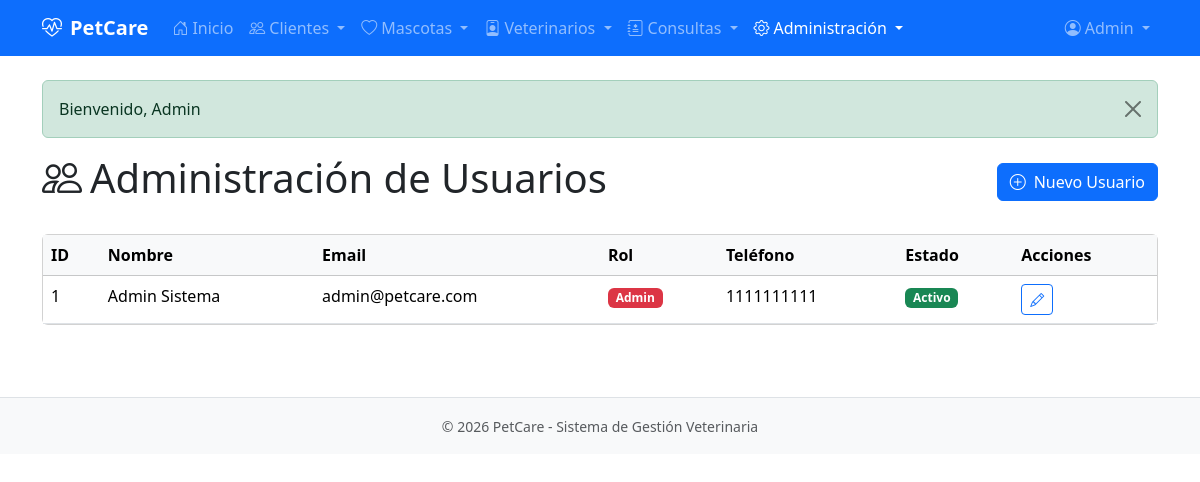
The app's page /pages/admin/usuarios.php (signed in) with its own data.
### tables this page shows
CREATE TABLE usuarios (
    id_usuario INT AUTO_INCREMENT PRIMARY KEY,
    nombre VARCHAR(50) NOT NULL,
    apellido VARCHAR(50) NOT NULL,
    email VARCHAR(100) NOT NULL UNIQUE,
    password VARCHAR(255) NOT NULL,
    telefono VARCHAR(20),
    id_rol INT NOT NULL DEFAULT 3,
    activo TINYINT(1) NOT NULL DEFAULT 1,
    fecha_registro TIMESTAMP DEFAULT CURRENT_TIMESTAMP,
    CONSTRAINT fk_usuarios_roles FOREIGN KEY (id_rol) REFERENCES roles(id_rol)
);

CREATE TABLE roles (
    id_rol INT AUTO_INCREMENT PRIMARY KEY,
    nombre VARCHAR(30) NOT NULL UNIQUE,
    descripcion TEXT
);

### includes/auth.php (called while the page is built, shortened)
<?php
function isLoggedIn() {
    return isset($_SESSION['user_id']);
}
function getCurrentUser() {
    $db = getDB();
    $stmt = $db->prepare("SELECT u.*, r.nombre as rol_nombre FROM usuarios u LEFT JOIN roles r ON u.id_rol = r.id_rol WHERE u.id_usuario = ?");
    $stmt->execute([$_SESSION['user_id']]);
    return $stmt->fetch();
}
function requireRole($roles) {
    $user = getCurrentUser();
}

### includes/functions.php (called while the page is built, shortened)
<?php
function getAllUsuarios() {
    $db = getDB();
    $stmt = $db->query("SELECT u.*, r.nombre as rol_nombre FROM usuarios u LEFT JOIN roles r ON u.id_rol = r.id_rol ORDER BY u.nombre");
    return $stmt->fetchAll();
}

### pages/admin/usuarios.php (the view, shortened to what this page needs)
<?php
require_once dirname(__DIR__, 2) . '/includes/auth.php';
require_once dirname(__DIR__, 2) . '/includes/functions.php';
requireRole(['Admin']);
$pageTitle = 'Administración de Usuarios';
$usuarios = getAllUsuarios();
require_once dirname(__DIR__, 2) . '/includes/header.php';
?>
<div class="d-flex justify-content-between align-items-center mb-4">
    <h1><i class="bi bi-people me-2"></i><?php echo $pageTitle; ?></h1>
    <button type="button" class="btn btn-primary" data-bs-toggle="modal" data-bs-target="#modalCrearUsuario">
        <i class="bi bi-plus-circle me-2"></i>Nuevo Usuario
    </button>
</div>
<div class="card">
    <div class="card-body p-0">
        <?php if (empty($usuarios)): ?>
            <div class="text-center py-5">
                <i class="bi bi-people fs-1 text-muted"></i>
                <p class="text-muted mt-2">No hay usuarios registrados</p>
            </div>
        <?php else: ?>
            <div class="table-responsive">
                <table class="table table-hover mb-0">
                    <thead class="table-light">
                        <tr>
                            <th>ID</th>
                            <th>Nombre</th>
                            <th>Email</th>
                            <th>Rol</th>
                            <th>Teléfono</th>
                            <th>Estado</th>
                            <th>Acciones</th>
                        </tr>
                    </thead>
                    <tbody>
                        <?php foreach ($usuarios as $usuario): ?>
                            <tr>
                                <td><?php echo $usuario['id_usuario']; ?></td>
                                <td><?php echo htmlspecialchars($usuario['nombre'] . ' ' . $usuario['apellido']); ?></td>
                                <td><?php echo htmlspecialchars($usuario['email']); ?></td>
                                <td>
                                    <span class="badge bg-<?php echo $usuario['rol_nombre'] === 'Admin' ? 'danger' : ($usuario['rol_nombre'] === 'Veterinario' ? 'info' : 'secondary'); ?>">
                                        <?php echo htmlspecialchars($usuario['rol_nombre']); ?>
                                    </span>
                                </td>
                                <td><?php echo htmlspecialchars($usuario['telefono'] ?? '-'); ?></td>
                                <td>
                                    <?php if ($usuario['activo']): ?>
                                        <span class="badge bg-success">Activo</span>
                                    <?php else: ?>
                                        <span class="badge bg-secondary">Inactivo</span>
                                    <?php endif; ?>
                                </td>
                                <td>
                                    <div class="btn-group btn-group-sm">
                                        <button type="button" class="btn btn-outline-primary" data-bs-toggle="modal" data-bs-target="#modalEditarUsuario"
                                            data-id="<?php echo $usuario['id_usuario']; ?>"
                                            data-nombre="<?php echo htmlspecialchars($usuario['nombre']); ?>"
                                            data-apellido="<?php echo htmlspecialchars($usuario['apellido']); ?>"
                                            data-email="<?php echo htmlspecialchars($usuario['email']); ?>"
                                            data-telefono="<?php echo htmlspecialchars($usuario['telefono'] ?? ''); ?>"
                                            data-id_rol="<?php echo $usuario['id_rol']; ?>"
                                            data-activo="<?php echo $usuario['activo']; ?>">
                                            <i class="bi bi-pencil"></i>
                                        </button>
                                    </div>
                                </td>
                            </tr>
                        <?php endforeach; ?>
                    </tbody>
                </table>
            </div>
        <?php endif; ?>
    </div>
</div>
<?php require_once dirname(__DIR__, 2) . '/includes/footer.php'; ?>

### includes/header.php (shortened to what this page needs)
<?php
require_once __DIR__ . '/auth.php';
$user = getCurrentUser();
$currentPage = basename($_SERVER['PHP_SELF']);
?>
<!DOCTYPE html>
<html lang="es">
<head>
    <link href="https://cdn.jsdelivr.net/npm/bootstrap@5.3.2/dist/css/bootstrap.min.css" rel="stylesheet">
    <link href="https://cdn.jsdelivr.net/npm/bootstrap-icons@1.11.1/font/bootstrap-icons.css" rel="stylesheet">
    <link href="<?php echo APP_URL; ?>/assets/css/style.css" rel="stylesheet">
</head>
<body>
    <?php if (isLoggedIn()): ?>
    <nav class="navbar navbar-expand-lg navbar-dark bg-primary">
        <div class="container">
            <a class="navbar-brand fw-bold" href="<?php echo APP_URL; ?>/index.php">
                <i class="bi bi-heart-pulse me-2"></i><?php echo APP_NAME; ?>
            </a>
            <div class="collapse navbar-collapse" id="navbarNav">
                <ul class="navbar-nav me-auto">
                    <li class="nav-item">
                        <a class="nav-link <?php echo $currentPage === 'index.php' ? 'active' : ''; ?>" href="<?php echo APP_URL; ?>/index.php">
                            <i class="bi bi-house-door me-1"></i>Inicio
                        </a>
                    </li>
                    <?php if (in_array($user['rol_nombre'], ['Admin', 'Usuario común'])): ?>
                    <li class="nav-item dropdown">
                        <a class="nav-link dropdown-toggle <?php echo strpos($currentPage, 'cliente') !== false ? 'active' : ''; ?>" href="#" role="button" data-bs-toggle="dropdown">
                            <i class="bi bi-people me-1"></i>Clientes
                        </a>
                    </li>
                    <li class="nav-item dropdown">
                        <a class="nav-link dropdown-toggle <?php echo strpos($currentPage, 'mascota') !== false ? 'active' : ''; ?>" href="#" role="button" data-bs-toggle="dropdown">
                            <i class="bi bi-heart me-1"></i>Mascotas
                        </a>
                    </li>
                    <?php endif; ?>
                    <?php if (in_array($user['rol_nombre'], ['Admin', 'Veterinario'])): ?>
                    <li class="nav-item dropdown">
                        <a class="nav-link dropdown-toggle <?php echo strpos($currentPage, 'veterinario') !== false ? 'active' : ''; ?>" href="#" role="button" data-bs-toggle="dropdown">
                            <i class="bi bi-person-badge me-1"></i>Veterinarios
                        </a>
                    </li>
                    <?php endif; ?>
                    <?php if (in_array($user['rol_nombre'], ['Admin', 'Veterinario', 'Usuario común'])): ?>
                    <li class="nav-item dropdown">
                        <a class="nav-link dropdown-toggle <?php echo strpos($currentPage, 'consulta') !== false ? 'active' : ''; ?>" href="#" role="button" data-bs-toggle="dropdown">
                            <i class="bi bi-journal-medical me-1"></i>Consultas
                        </a>
                    </li>
                    <?php endif; ?>
                    <?php if ($user['rol_nombre'] === 'Admin'): ?>
                    <li class="nav-item dropdown">
                        <a class="nav-link dropdown-toggle <?php echo strpos($currentPage, 'usuario') !== false ? 'active' : ''; ?>" href="#" role="button" data-bs-toggle="dropdown">
                            <i class="bi bi-gear me-1"></i>Administración
                        </a>
                    </li>
                    <?php endif; ?>
                </ul>
                <ul class="navbar-nav ms-auto">
                    <li class="nav-item dropdown">
                        <a class="nav-link dropdown-toggle" href="#" role="button" data-bs-toggle="dropdown">
                            <i class="bi bi-person-circle me-1"></i><?php echo htmlspecialchars($user['nombre']); ?>
                        </a>
                    </li>
                </ul>
            </div>
        </div>
    </nav>
    <?php endif; ?>
    <main class="container py-4">
        <?php if (isset($_SESSION['flash_message'])): ?>
            <div class="alert alert-<?php echo $_SESSION['flash_type'] ?? 'info'; ?> alert-dismissible fade show" role="alert">
                <?php
                    echo $_SESSION['flash_message'];
                ?>
                <button type="button" class="btn-close" data-bs-dismiss="alert"></button>
            </div>
        <?php endif; ?>

### records on screen
usuarios: nombre "Admin", id_usuario "1", nombre+apellido "Admin Sistema", email "admin@petcare.com", id_rol.nombre "Admin", telefono "1111111111", activo "Activo"

### other values on screen
APP_NAME "PetCare"
$_SESSION['flash_message'] "Bienvenido, Admin"
$pageTitle "Administración de Usuarios"
